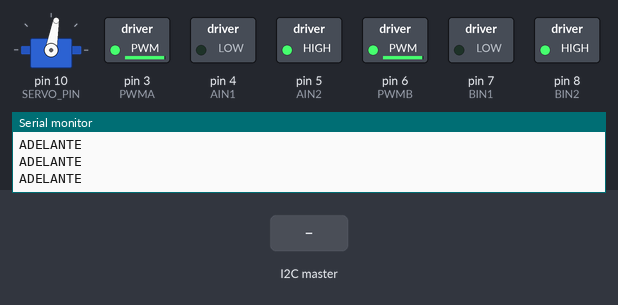
A sketch run on a simulated Arduino Uno, built with avr-gcc and run on an emulated ATmega328P. Shown: servo, switched loads named in the sketch (green lamp = pin HIGH), the last lines printed to the serial monitor. The test bench sets the inputs (shaded band).

Above: at 1.2 s.
1.3 s: the I2C master sends "L"
At 2.4 s:
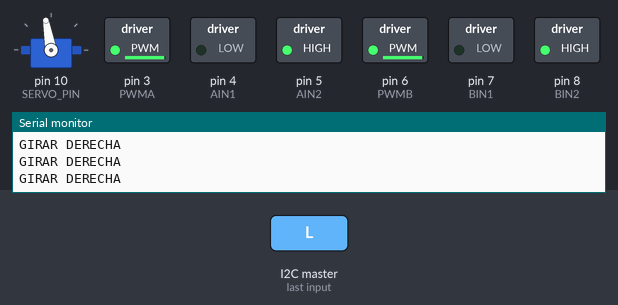
2.8 s: the I2C master sends "R"
At 3.7 s:
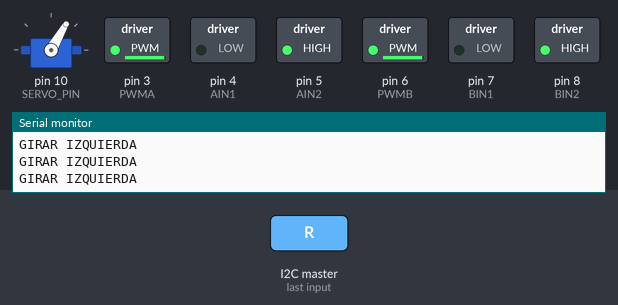
4.3 s: the I2C master sends "A"
At 5.0 s:
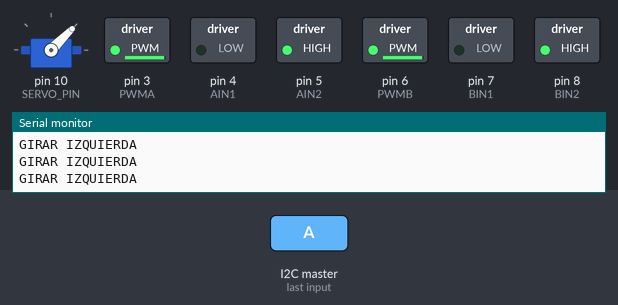
5.8 s: the I2C master sends "S"
At 6.2 s:
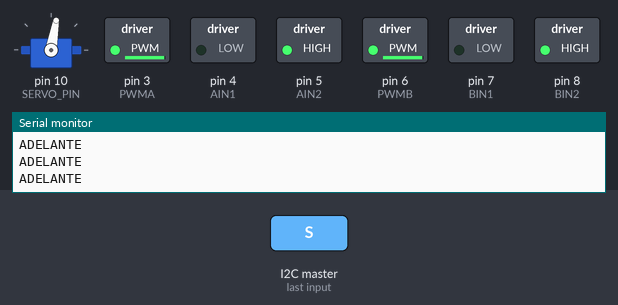
Timing chart, 0 to 8.3 s (numbered marks = the images above; inputs shaded):
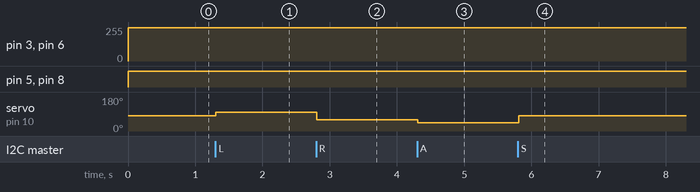

Measured:
- after the input at 1.3 s, servo on pin 10 (SERVO_PIN): 80° → 100° at once
- after the input at 2.8 s, servo on pin 10 (SERVO_PIN): 100° → 60° at once
- after the input at 4.3 s, servo on pin 10 (SERVO_PIN): 60° → 45° at once
- after the input at 5.8 s, servo on pin 10 (SERVO_PIN): 45° → 80° at once

The sketch:

ESCLAVO.ino
```cpp
#include <Wire.h>
#include <Servo.h>
//esclavo
#define SLAVE_ADDRESS 8

Servo servo;

// TB6612FNG
const int PWMA = 3;
const int AIN1 = 4;
const int AIN2 = 5;

const int PWMB = 6;
const int BIN1 = 7;
const int BIN2 = 8;

// Servo
const int SERVO_PIN = 10;

char comando = 'S';

void receiveEvent(int howMany)
{
  while (Wire.available())
  {
    comando = Wire.read();
  }
}

void avanzar(){

  // Motor A
  digitalWrite(AIN1, LOW);
  digitalWrite(AIN2, HIGH);
  analogWrite(PWMA, 250);

  // Motor B
  digitalWrite(BIN1, LOW);
  digitalWrite(BIN2, HIGH);
  analogWrite(PWMB, 250);
}

void detener()
{
  analogWrite(PWMA, 0);
  analogWrite(PWMB, 0);
}

void setup()
{
  Serial.begin(9600);

  // TB6612
  pinMode(PWMA, OUTPUT);
  pinMode(AIN1, OUTPUT);
  pinMode(AIN2, OUTPUT);

  pinMode(PWMB, OUTPUT);
  pinMode(BIN1, OUTPUT);
  pinMode(BIN2, OUTPUT);

  // Servo
  servo.attach(SERVO_PIN);

  // Centro inicial
  servo.write(90);

  // I2C
  Wire.begin(SLAVE_ADDRESS);
  Wire.onReceive(receiveEvent);

  detener();

  Serial.println("Esclavo listo");
}

void loop()
{
  switch(comando)
  {
    // Sensor izquierdo detecta
    case 'L':

      // Girar derecha
      servo.write(100);

      avanzar();

      Serial.println("GIRAR DERECHA");

      break;

    // Sensor derecho detecta
    case 'R':

      // Girar izquierda
      servo.write(60);

      avanzar();

      Serial.println("GIRAR IZQUIERDA");

      break;

    // Sensor central detecta
    case 'B':
    // Centro
      servo.write(110);
      avanzar();

      break;

    case 'A':
    // Centro
      servo.write(45);
      avanzar();
      //detener();
      //Serial.println("OBJETO EN FRENTE");
      break;

    // Sin obstaculo
    case 'S':

      servo.write(80);

      avanzar();

      Serial.println("ADELANTE");

      break;
  }

  delay(100);
}
```
